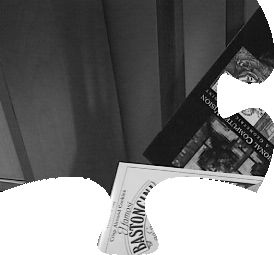
#> input picture test_pieces/box_2/piece_0_0.png, 274 x 255 px, given as the content of the folder test_pieces/box_2/piece_0_0.png, which was not available
$ python dataset.py test_pieces/box_2/piece_0_0.png 5   (older library calls are emulated)
#> lines starting #> are read from the running program, lines starting #| are printed output that depends on the picture; after the words box and inside, x2 and y2 are one past the last pixel; in counts of white or black regions, pixels touching at a corner belong together; pictures that were not available may be replaced by others from this repository, and a replacement may not be noted
### piece_maker.py
import numpy as np
import os
import sys
from PIL import Image, ImageDraw
from color_labeller import label_and_color_pieces

t_FEMALE = 1
t_MALE = 2
t_LINE = 3


def computeBezierPoint(points, t):
    t_squared = t * t
    t_cubed = t_squared * t

    cx = 3.0 * (points[1][0] - points[0][0])
    bx = 3.0 * (points[2][0] - points[1][0]) - cx
    ax = points[3][0] - points[0][0] - cx - bx

    cy = 3.0 * (points[1][1] - points[0][1])
    by = 3.0 * (points[2][1] - points[1][1]) - cy
    ay = points[3][1] - points[0][1] - cy - by

    x = (ax * t_cubed) + (bx * t_squared) + (cx * t) + points[0][0]
    y = (ay * t_cubed) + (by * t_squared) + (cy * t) + points[0][1]

    return (x, y)


def computerBezier(points, num):
    dt = 1.0 / num
    curve_points = []

    for i in range(num):
        p = computeBezierPoint(points, dt * i)
        curve_points.append(p)

    return curve_points


def polygonCropImage(im, polygon, name):
    im_array = np.asarray(im)

    # create mask
    mask_im = Image.new('L', (im_array.shape[1], im_array.shape[0]), 0)
    ImageDraw.Draw(mask_im).polygon(polygon, outline=1, fill=1)
    mask = np.array(mask_im)

    # assemble new image (uint8: 0-255)
    new_im_array = np.empty(im_array.shape, dtype='uint8')

    # colors (three first columns, RGB)
    new_im_array[:, :, :3] = im_array[:, :, :3]

    # transparency (4th column)
    new_im_array[:, :, 3] = mask * 255

    # back to Image from numpy
    new_im = Image.fromarray(new_im_array, "RGBA")
    new_im.save(name)


class PieceOutLine():
    def __init__(self, width, height, ar, cr):
        self.w = width
        self.h = height
        self.arcRatio = ar
        self.connectRatio = cr
        self.pointNum = 300

    def genRightFemaleArc(self, is_top):
        half_w = self.w * 0.5
        half_h = self.h * 0.5
        arc_w = self.w * self.arcRatio
        connect_w = self.h * self.connectRatio

        top = (half_w, -half_h)
        bottom = (half_w + arc_w, -connect_w * 0.5)
        dw = bottom[0] - top[0]
        dh = bottom[1] - top[1]

        points = [top, (top[0] + dw / 3 + 8, top[1] + dh / 3), (top[0] + 2 * dw / 3 + 8, top[1] + dh * 2 / 3), bottom]

        curv_points = []
        if not is_top:
            curv_points = computerBezier(points, self.pointNum)
        else:
            left = []
            for p in reversed(points):
                left.append((p[0], -p[1]))
            curv_points = computerBezier(left, self.pointNum)

        return curv_points

    def genRightFemaleConnect(self, left):
        half_w = self.w * 0.5
        half_h = self.h * 0.5
        arc_w = self.w * self.arcRatio
        connect_w = self.h * self.connectRatio

        start_x = half_w + arc_w
        start_y = -connect_w * 0.5

        end_x = start_x - connect_w
        end_y = 0
        points = [(start_x, start_y), (end_x + (start_x - end_x) * 3 / 5, -start_y * 2 / 3), (end_x, 2 * start_y),
                  (end_x, end_y)]

        curv_points = []
        if not left:
            curv_points = computerBezier(points, self.pointNum)
        else:
            left = []
            for p in reversed(points):
                left.append((p[0], -p[1]))
            curv_points = computerBezier(left, self.pointNum)

        return curv_points

    def genBottomFemaleArc(self, is_left):
        half_w = self.w * 0.5
        half_h = self.h * 0.5
        arc_h = self.h * self.arcRatio
        connect_w = self.w * self.connectRatio

        right = (half_w, half_h)
        left = (connect_w * 0.5, half_h + arc_h)
        dw = right[0] - left[0]
        dh = left[1] - right[1]

        points = [right, (right[0] - dw / 3, right[1] + dh / 3 + 8), (right[0] - 2 * dw / 3, right[1] + dh * 2 / 3 + 8),
                  left]

        curv_points = []
        if not is_left:
            curv_points = computerBezier(points, self.pointNum)
        else:
            left = []
            for p in reversed(points):
                left.append((-p[0], p[1]))
            curv_points = computerBezier(left, self.pointNum)

        return curv_points

    def genBottomFemaleConnect(self, left):
        half_w = self.w * 0.5
        half_h = self.h * 0.5
        arc_h = self.h * self.arcRatio
        connect_w = self.w * self.connectRatio

        start_x = connect_w * 0.5
        start_y = half_h + arc_h

        end_x = 0
        end_y = start_y - connect_w
        points = [(start_x, start_y), (-start_x * 2 / 3, end_y + (start_y - end_y) * 3 / 5), (2 * start_x, end_y),
                  (end_x, end_y)]

        curv_points = []
        if not left:
            curv_points = computerBezier(points, self.pointNum)
        else:
            left = []
            for p in reversed(points):
                left.append((-p[0], p[1]))
            curv_points = computerBezier(left, self.pointNum)

        return curv_points

    def genRightFemale(self):
        right_arc = self.genRightFemaleArc(False)
        right = self.genRightFemaleConnect(False)
        left = self.genRightFemaleConnect(True)
        left_arc = self.genRightFemaleArc(True)

        curv_points = right_arc + right + left + left_arc
        return curv_points

    def genRightMale(self):
        half_w = self.w * 0.5
        points = self.genRightFemale()
        curv_points = []
        for p in points:
            curv_points.append((p[0] + (half_w - p[0]) * 2, p[1]))
        return curv_points

    def genRightLine(self):
        return [(self.w * 0.5, self.h * 0.5)]

    def genLeftMale(self):
        half_w = self.w * 0.5
        points = self.genRightFemale()
        curv_points = []
        for p in points:
            curv_points.append((p[0] - half_w * 2, p[1]))
        return reversed(curv_points)

    def genLeftFemale(self):
        half_w = self.w * 0.5
        points = self.genLeftMale()
        curv_points = []
        for p in points:
            curv_points.append(((-p[0] - half_w) * 2 + p[0], p[1]))
        return curv_points

    def genLeftLine(self):
        return [(-self.w * 0.5, -self.h * 0.5)]

    def genBottomFemale(self):
        right_arc = self.genBottomFemaleArc(False)
        right = self.genBottomFemaleConnect(False)
        left = self.genBottomFemaleConnect(True)
        left_arc = self.genBottomFemaleArc(True)

        curv_points = right_arc + right + left + left_arc
        return curv_points

    def genBottomMale(self):
        half_h = self.h * 0.5
        points = self.genBottomFemale()
        curv_points = []
        for p in points:
            curv_points.append((p[0], (half_h - p[1]) * 2 + p[1]))
        return curv_points

    def genBottomLine(self):
        return [(-self.w * 0.5, self.h * 0.5)]

    def genTopMale(self):
        points = self.genBottomFemale()
        curv_points = []
        for p in points:
            curv_points.append((p[0], p[1] - self.h))

        return reversed(curv_points)

    def genTopFemale(self):
        half_h = self.h * 0.5
        points = self.genTopMale()
        curv_points = []
        for p in points:
            curv_points.append((p[0], (-p[1] - half_h) * 2 + p[1]))
        return curv_points

    def genTopLine(self):
        return [(self.w * 0.5, -self.h * 0.5)]

    def genOutLine(self, piece_borders):
        curv_points = []
        curv_points.append((self.w * 0.5, self.h * 0.5))
        func = [
            {
                t_FEMALE: self.genBottomFemale,
                t_MALE: self.genBottomMale,
                t_LINE: self.genBottomLine,
            },
            {
                t_FEMALE: self.genLeftFemale,
                t_MALE: self.genLeftMale,
                t_LINE: self.genLeftLine,
            },
            {
                t_FEMALE: self.genTopFemale,
                t_MALE: self.genTopMale,
                t_LINE: self.genTopLine,
            },
            {
                t_FEMALE: self.genRightFemale,
                t_MALE: self.genRightMale,
                t_LINE: self.genRightLine,
            },
        ]

        for i, f in enumerate(func):
            curv_points += f[piece_borders[i]]()

        return curv_points


class PieceInfo():
    def __init__(self, size, row_num, col_num, ar, cr):
        self.w = size[0] / col_num
        self.h = size[1] / row_num
        self.row_num = row_num
        self.col_num = col_num
        self.arc_ratio = ar
        self.connect_ratio = cr

    def getPieceInfo(self, row, col):
        arc_w = self.w * self.arc_ratio
        arc_h = self.h * self.arc_ratio
        connect_w = self.w * self.connect_ratio
        connect_h = self.h * self.connect_ratio
        borders = []

        t = t_MALE

        if (row + col) % 2 == 0:
            t = t_FEMALE

        if t == t_FEMALE:
            borders = [t_MALE, t_FEMALE, t_MALE, t_FEMALE]
        else:
            borders = [t_FEMALE, t_MALE, t_FEMALE, t_MALE]

        if col == 0:
            borders[1] = t_LINE

        if row == 0:
            borders[2] = t_LINE

        if (row + 1) == self.row_num:
            borders[0] = t_LINE

        if (col + 1) == self.col_num:
            borders[3] = t_LINE

        top_x = self.w * col
        top_y = self.h * row
        bottom_x = self.w * (col + 1)
        bottom_y = self.h * (row + 1)
        center_x = self.w * 0.5
        center_y = self.h * 0.5

        # Bottom
        if borders[0] == t_MALE:
            bottom_y += (connect_w - arc_h)
        elif borders[0] == t_FEMALE:
            bottom_y += arc_h

        # Left
        if borders[1] == t_MALE:
            top_x -= (connect_h - arc_w)
            center_x += (connect_h - arc_w)
        elif borders[1] == t_FEMALE:
            top_x -= arc_w
            center_x += arc_w
        # Top
        if borders[2] == t_MALE:
            top_y -= (connect_w - arc_h)
            center_y += (connect_w - arc_h)
        elif borders[2] == t_FEMALE:
            top_y -= arc_h
            center_y += arc_h

        # Right
        if borders[3] == t_MALE:
            bottom_x += (connect_h - arc_w)
        elif borders[3] == t_FEMALE:
            bottom_x += arc_w

        return (
            int(round(top_x)),
            int(round(top_y)),
            int(round(bottom_x)),
            int(round(bottom_y))
        ), (center_x, center_y), borders


def createPuzzlePieces(name, row, col, out_prefix):
#> called with row = 5, col = 5, out_prefix = 'test_pieces/piece_0_0_5/piece_'
    im = Image.open(name).convert("RGBA")
#> im is the input picture: PIL image 274x255 RGBA; mean R, G, B, A 81.3, 81.3, 81.3, 185.3
    arc_ratio = 0.07
    connect_ratio = 0.3
    r = 1  # Line thickness control

    info = PieceInfo(im.size, row, col, arc_ratio, connect_ratio)

    outLine = PieceOutLine(im.size[0] / col, im.size[1] / row, arc_ratio, connect_ratio)

    w = im.size[0] / col
    h = im.size[1] / row

    draw = ImageDraw.Draw(im)
    outLinePoints = []
    json = "{"
    first = True
    for i in range(row):
        for j in range(col):
            rect, center, borders = info.getPieceInfo(i, j)
            piece_name = out_prefix + str(i) + "_" + str(j)
            if not first:
                json += ","
            first = False

            json += f'\n    "{os.path.basename(piece_name)}":[{rect[0]},{rect[1]}]'
            region = im.crop(rect)
            curv_points = outLine.genOutLine(borders)

            crop_points = []
            for p in curv_points:
                crop_points.append((p[0] + center[0], p[1] + center[1]))
            polygonCropImage(region, crop_points, piece_name + ".png")

            for p in curv_points:
                outLinePoints.append((p[0] + j * w + 0.5 * w, p[1] + i * h + 0.5 * h))
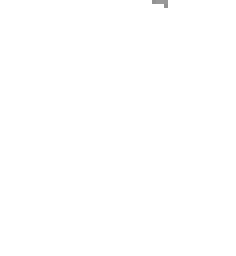
#> region: PIL image 59x64 RGBA (shown 4 times larger); mean R, G, B, A 125, 125, 125, 0.3; transparent parts drawn white
#> after the loop, outLinePoints = 96045 items

    json += "\n}\n"
    with open(out_prefix + "data.json", "w") as dataFile:
        dataFile.write(json)

    bg_color = (255, 255, 255, 0)
    line_color = (0, 0, 0, 255)

    outLinedraw = ImageDraw.Draw(im)

    outLinedraw.rectangle([(0, 0), (im.size[0], im.size[1])], fill=bg_color, outline=bg_color)

    for p in outLinePoints:
        px = p[0]
        py = p[1]
        outLinedraw.ellipse((px - r, py - r, px + r, py + r), fill=line_color, outline=line_color)
#> this loop made 96045 passes
#> (px, py) on passes 1 to 3: (54.8, 51), (54.8, 51), (54.74, 50.91)

    for x in range(im.size[0]):
        px = x
        py = 0.5 * r
        outLinedraw.ellipse((px - r, py - r, px + r, py + r), fill=line_color, outline=line_color)
        py = im.size[1] - 0.5 * r
        outLinedraw.ellipse((px - r, py - r, px + r, py + r), fill=line_color, outline=line_color)

    for y in range(im.size[1]):
        px = 0.5 * r
        py = y
        outLinedraw.ellipse((px - r, py - r, px + r, py + r), fill=line_color, outline=line_color)
        px = im.size[0] - 0.5 * r
        outLinedraw.ellipse((px - r, py - r, px + r, py + r), fill=line_color, outline=line_color)

    im.save(out_prefix + "outline.png")
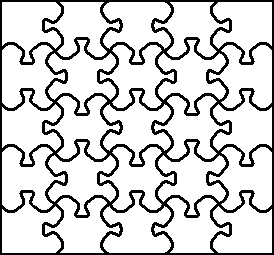
#> saved as piece_outline.png: PIL image 274x255 RGBA; mean R, G, B, A 207.4, 207.4, 207.4, 47.6; transparent parts drawn white


def main(image_path, rows, columns):
    out_dir = "test_pieces/" + os.path.splitext(os.path.basename(image_path))[0] + "_{}".format(rows)

    if not os.path.exists(out_dir):
        os.makedirs(out_dir)

    out_prefix = out_dir + "/piece_"
    createPuzzlePieces(image_path, rows, columns, out_prefix)

    # Label and color puzzle pieces
    outline_path = out_prefix + "outline.png"
    color_output_path = out_prefix + "colored_regions.png"
    label_output_path = out_prefix + "labeled_regions.png"
    csv_output_path = out_prefix + "puzzle_colors.csv"
    label_and_color_pieces(outline_path, color_output_path, label_output_path, csv_output_path)

# [5 lines that do not run on import are left out]

### color_labeller.py
import cv2
import numpy as np
import csv

def label_and_color_pieces(outline_path, color_output_path, label_output_path, csv_output_path):
    # 기준 이미지 로드
    outline_img = cv2.imread(outline_path, cv2.IMREAD_GRAYSCALE)
#> outline_img: shape (255, 274); 81.3% white; 1 black region

    # 이진화하여 흰색과 검정색으로 분리
    _, binary_img = cv2.threshold(outline_img, 128, 255, cv2.THRESH_BINARY)

    # 외곽선 검출
    _, contours, _ = cv2.findContours(binary_img, cv2.RETR_EXTERNAL, cv2.CHAIN_APPROX_SIMPLE)
#> contours = 25 contours; largest, box (x1, y1, x2, y2) and area: (103, 193, 171, 253) 2277, (103, 2, 171, 62) 2277, (209, 147, 272, 210) 2241, (2, 147, 65, 210) 2241, (209, 45, 272, 108) 2241

    # 컬러 이미지를 생성하여 각 영역을 채움
    color_img = np.zeros((binary_img.shape[0], binary_img.shape[1], 3), dtype=np.uint8)
    label_img = np.zeros((binary_img.shape[0], binary_img.shape[1], 3), dtype=np.uint8)

    # 각 퍼즐 조각의 중심 좌표와 컨투어를 저장할 리스트
    centroids_contours = []

    # 각 외곽선 내부를 무작위 색상으로 채움 및 중심 좌표 계산
    for contour in contours:
        M = cv2.moments(contour)
        if M["m00"] != 0:
            cX = int(M["m10"] / M["m00"])
            cY = int(M["m01"] / M["m00"])
            centroids_contours.append(((cX, cY), contour))
#> this loop made 25 passes
#> (cX, cY) on passes 1 to 8: (191, 227), (81, 227), (244, 230), (136, 230), (28, 230), (247, 178), (136, 178), (25, 178)
#> after the loop, centroids_contours = 25 items

    # 중심 좌표를 기준으로 정렬 (왼쪽 상단부터 오른쪽 하단 순서대로)
    centroids_contours.sort(key=lambda x: (x[0][1] // 50, x[0][0] // 50))

    labels = []
    label_colors = []

    # 라벨링 및 컬러링
    for label, (centroid, contour) in enumerate(centroids_contours, 1):
        color = np.random.randint(0, 255, size=3).tolist()
        labels.append(label)
        label_colors.append(color)
        cv2.drawContours(color_img, [contour], -1, color, thickness=cv2.FILLED)
        cv2.putText(label_img, str(label), centroid, cv2.FONT_HERSHEY_SIMPLEX, 0.7, (255, 255, 255), 2)
#> this loop made 25 passes
#> (centroid, color) on passes 1 to 8: ((28, 23), [172, 47, 117]), ((81, 26), [192, 67, 251]), ((136, 23), [195, 103, 9]), ((191, 26), [211, 21, 242]), ((244, 23), [36, 87, 70]), ((25, 76), [216, 88, 140]), ((81, 76), [58, 193, 230]), ((136, 76), [39, 87, 174])
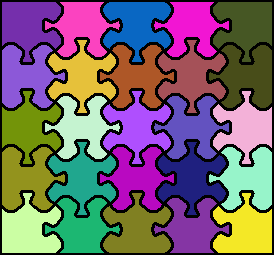
#> color_img: shape (255, 274, 3); mean of channels 0, 1, 2 107.3, 99, 115.8; drawn as B, G, R
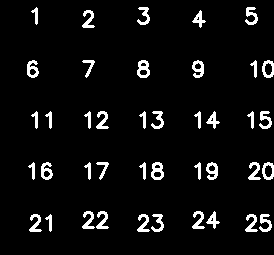
#> label_img: shape (255, 274, 3); 5.8% white; 41 white regions, largest, box (x1, y1, x2, y2) and area: (137, 60, 150, 78) 145, (151, 162, 164, 180) 145, (192, 60, 204, 78) 130
#> after the loop, label_colors = 25 items, first 6: [172, 47, 117], [192, 67, 251], [195, 103, 9], [211, 21, 242], [36, 87, 70], [216, 88, 140]; labels = 25 values from 1 to 25

    # 결과 이미지 표시
    combined_img = cv2.addWeighted(color_img, 0.7, label_img, 0.3, 0)
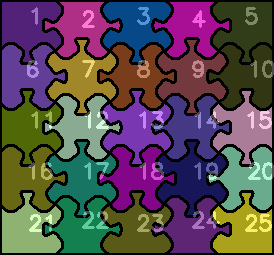
#> combined_img: shape (255, 274, 3); mean of channels 0, 1, 2 79.6, 73.8, 85.5; drawn as B, G, R

    cv2.imwrite(color_output_path, color_img)
    cv2.imwrite(label_output_path, combined_img)

    # [13 lines of commented-out code are left out]
    with open(csv_output_path, mode='w', newline='') as file:
        writer = csv.writer(file)
        writer.writerow(["Label", "B", "G", "R"])
        for label, color in zip(labels, label_colors):
            writer.writerow([label] + color)
#> this loop made 25 passes

    print(f"CSV 파일이 저장되었습니다: {csv_output_path}")

### image_helper.py
import cv2
import matplotlib.pyplot as plt
from PIL import Image
import numpy as np
import random
import os
import imutils


def transform_piece(img):
    '''
    퍼즐 조각 이미지를 변형하는 함수
    이미지에 0.5~1 의 범위에서 무작위 값으로 스케일링을 적용하고
    0~180도의 범위에서 무작위 값으로 회전을 적용하여 변형시킨다.

    Parameters:
    - img: 퍼즐 조각 이미지

    Returns:
    - result_img: 변환이 적용된 이미지
    '''
    height, width = img.shape[:2]

    # 스케일링 적용
    scale_factor = random.uniform(0.5, 1)
    new_width = int(width * scale_factor)
    new_height = int(height * scale_factor)
    scaled_img = cv2.resize(img, (new_width, new_height))

    # 회전 변환 적용
    angle = random.uniform(0, 180)
    rotated_img = imutils.rotate_bound(scaled_img, angle)
    result_img = rotated_img

    return result_img


def dataset_comp(name, size):
    '''
    변형된 퍼즐 조각 이미지 데이터셋을 구성하는 함수

    Parameters:
    - name: 데이터셋을 구성할 이미지의 이름
    - size: 정사각행렬의 퍼즐로 분할된 영역의 행 또는 열의 길이 ex) 3x3->3, 5x5->5,...
    '''
#> called with name = 'piece_0_0', size = 5
    save_dir = './test_pieces/{0}_{1}/'.format(name, size)

    for idx in range(size ** 2):
        row, col = int(idx / size), int(idx % size)
        piece_path = './test_pieces/{}_{}/piece_{}_{}.png'.format(name, size, row, col)
        alpha = Image.open(piece_path).convert('RGBA')
        bgr = cv2.imread(piece_path)

        piece_alpha = np.array(alpha)
        piece_im = np.zeros_like(bgr)

        piece_mask = (piece_alpha[:, :, 3] != 0) * 255
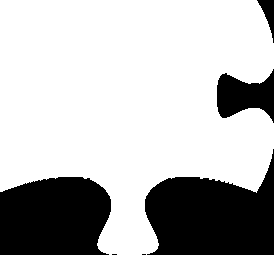
#> piece_mask: shape (255, 274) int64; 72.7% white; 6 black regions (2 under 20 px), largest, box (x1, y1, x2, y2) and area: (145, 149, 274, 255) 9151, (0, 177, 111, 255) 7707, (217, 69, 274, 123) 1910, (257, 0, 274, 43) 311
        piece_mask = piece_mask[:, :, np.newaxis]
        piece_mask = np.repeat(piece_mask, 3, 2)

        piece_im = np.bitwise_and(piece_mask, bgr)

        piece_im = piece_im.astype(np.uint8)

        result_img = transform_piece(piece_im)
#> in transform_piece, `rotated_img = imutils.rotate_bound(scaled_img, angle)`:
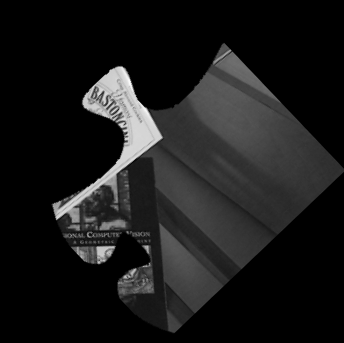
#> rotated_img: shape (343, 344, 3); min 0, max 252, mean 25.8

        save_path = save_dir + 'piece_{}.png'.format(idx)

        if not os.path.exists(save_dir):
            os.makedirs(save_dir)

        cv2.imwrite(save_path, result_img)


# [15 lines left out: function image_loader, not called in this run]

### dataset.py
import os
import sys
from image_helper import dataset_comp
import piece_maker

def main():
    # Get folder path and size from command line arguments
    folder_path, size = sys.argv[1], int(sys.argv[2])
    print(f"Processing images in folder: {folder_path} with size: {size}")

    # List all files in the specified folder
    for filename in os.listdir(folder_path):
        if filename.endswith(".png") or filename.endswith(".jpg") or filename.endswith(".jpeg"):
            # Construct the full path to the image
            gt_path = os.path.join(folder_path, filename)
            print(f"Processing image: {gt_path}")

            # Process the image
            piece_maker.main(gt_path, size, size)
            img_name, _ = os.path.splitext(filename)

            # Call dataset_comp for the processed image
            dataset_comp(img_name, size)


if __name__ == '__main__':
#> (the run stopped early here; a loop or call above may not have finished)
